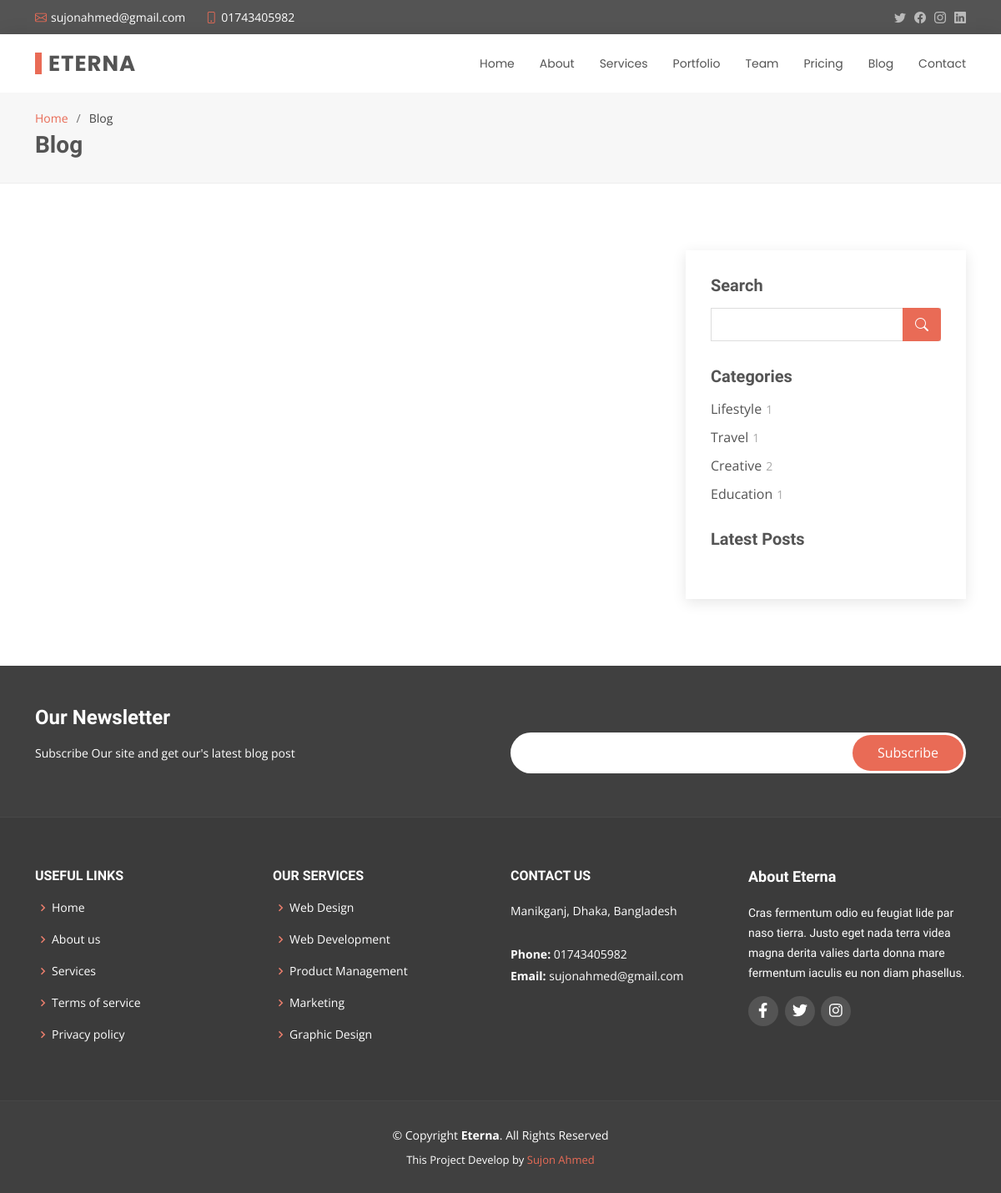
The app's page /cat_wise_post.php, older data.
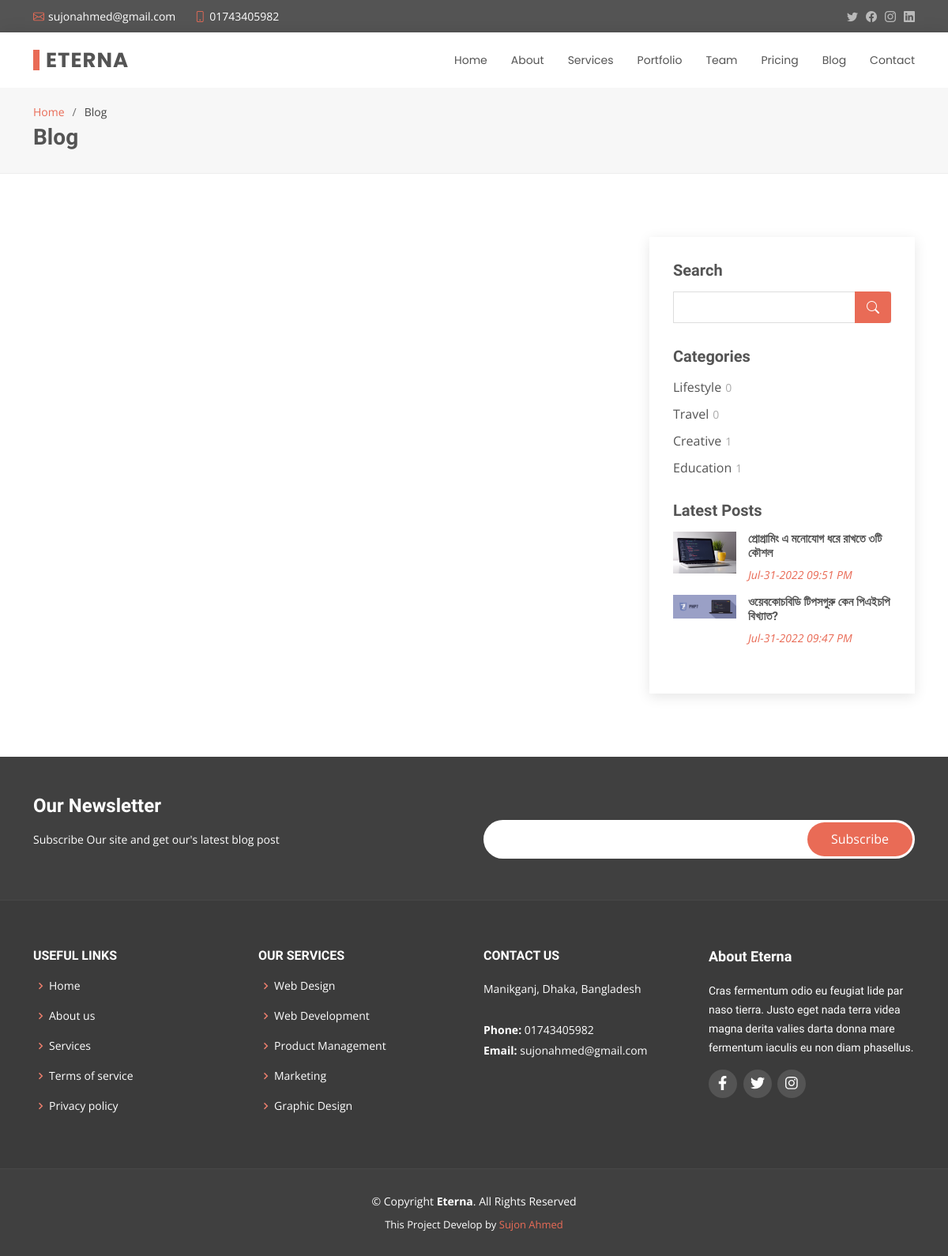
The same page, newer data.
### tables this page shows
CREATE TABLE `blog_category` (
  `blog_cat_id` int(11) NOT NULL,
  `blog_cat_name` varchar(25) NOT NULL,
  `blog_cat_created_at` datetime NOT NULL DEFAULT current_timestamp()
);

CREATE TABLE `social` (
  `social_id` int(11) NOT NULL,
  `social_name` varchar(80) NOT NULL,
  `social_icon` varchar(50) NOT NULL,
  `social_link` varchar(255) NOT NULL,
  `social_created` datetime NOT NULL DEFAULT current_timestamp()
);

CREATE TABLE `blog_post` (
  `blog_post_id` int(11) NOT NULL,
  `author_id` int(11) NOT NULL,
  `category_id` int(11) NOT NULL,
  `blog_post_title` varchar(255) NOT NULL,
  `blog_post_desc` longtext NOT NULL,
  `blog_post_image` varchar(80) NOT NULL,
  `blog_post_created_at` datetime NOT NULL DEFAULT current_timestamp()
);

### admin/main.php (called while the page is built, shortened)
<?php
    class Main{
        protected $host = 'localhost';
        protected $user = 'root';
        protected $pass = '';
        protected $db = 'eterna';
        protected $con;
        public function __construct()
        {
            $this->con = new mysqli($this->host,$this->user,$this->pass,$this->db);
        }
            public function get_cat()
            {
                $this->sql = "SELECT * FROM blog_category";
                  $this->result = $this->con->query($this->sql);
                  if($this->result == true){
                      return $this->result;
                  }else{
                      return false;
                  }
            }
            public function get_b_post_side()
            {
                $this->sql = "SELECT p.blog_post_id,p.author_id,p.category_id,p.blog_post_title,p.blog_post_desc,p.blog_post_image,p.blog_post_created_at,c.blog_cat_name,a.admin_name
                FROM blog_post p INNER JOIN blog_category c
                ON p.category_id = c.blog_cat_id
                INNER JOIN admin a
                ON p.author_id = a.admin_id ORDER BY p.blog_post_id DESC";
                $this->result = $this->con->query($this->sql);
                if($this->result == true){
                    return $this->result;
                }else{
                    return false;
                }
            }
            public function count_posts($blog_cat_id)
            {
                $this->sql = "SELECT category_id FROM `blog_post` WHERE category_id = '$blog_cat_id'";
                 $this->result = $this->con->query($this->sql);
                 if($this->result == true){
                     return $this->result->num_rows;
                 }else{
                     return false;
                 }
            }
            public function get_social()
            {
                $this->sql = "SELECT * FROM `social`";
                $this->result = $this->con->query($this->sql);
                if($this->result == true){
                    return $this->result;
                }else{
                    return false;
                }
            }
    }
?>

### cat_wise_post.php (the view, shortened to what the changed rows need)
<?php
  include 'font_header.php';
  $get_blog_post_side = $obj->get_b_post_side();
?>
  <main id="main">
    <section id="breadcrumbs" class="breadcrumbs">
      <div class="container">
        <h2>Blog</h2>
      </div>
    </section>
    <section id="blog" class="blog">
      <div class="container" data-aos="fade-up">
        <div class="row">
          <div class="col-lg-4">
            <div class="sidebar">
              <div class="sidebar-item categories">
                <ul>
                <?php
                    if($get_blog_category->num_rows > 0){
                      while($row = $get_blog_category->fetch_object()){
                        ?>
                          <li><a href="cat_wise_post.php?id=<?php echo $row->blog_cat_id; ?>"><?php echo $row->blog_cat_name; ?><span><?php echo $count_post = $obj->count_posts($row->blog_cat_id); ?></span></a></li>
                        <?php
                      }
                    }
                  ?>
                </ul>
              </div>
              <div class="sidebar-item recent-posts">
              <?php
                if($get_blog_post_side->num_rows > 0){
                  while($rows =  $get_blog_post_side->fetch_object()){
                    ?>
                  <div class="post-item clearfix">
                    <img src="<?php echo 'admin/uploads/blog/'.$rows->blog_post_image; ?>" alt="" class="img-fluid">
                    <h4><a href="blog-single.php?id=<?php echo $rows->blog_post_id; ?>"><?php echo $rows->blog_post_title; ?></a></h4>
                    <time><a href="blog-single.php?id=<?php echo $rows->blog_post_id; ?>"><?php echo date('M-d-Y h:i A',strtotime($rows->blog_post_created_at)); ?></a></time>
                  </div>
                  <?php
                  }
                }
              ?>
              </div>
            </div>
          </div>
        </div>
      </div>
    </section>
  </main>
  <?php include 'font_footer.php'; ?>

### font_footer.php (shortened to what the changed rows need)
<footer id="footer">
<div class="footer-top">
  <div class="container">
    <div class="row">
      <div class="col-lg-3 col-md-6 footer-info">
        <div class="social-links mt-3">
          <?php
            if($get_social_media->num_rows > 0){
              while($row = $get_social_media->fetch_object()){
                ?>
                  <a href="<?php echo $row->social_link; ?>" target="_blank" class="social"><i class="<?php echo $row->social_icon; ?>"></i></a>
                <?php
              }
            }
          ?>
        </div>
      </div>
    </div>
  </div>
</div>
</footer>
</body>
</html>

Row changes from the older to the newer data that the page shows:
computed for blog_category "Lifestyle": blog_cat_id "1" → "0"
computed for blog_category "Travel": blog_cat_id "1" → "0"
computed for blog_category "Creative": blog_cat_id "2" → "1"
now on this page (row edited): blog_post: blog_post_image (picture), blog_post_title "প্রোগ্রামিং এ মনোযোগ ধরে রাখতে ৩টি কৌশল", blog_post_created_at "Jul-31-2022 09:51 PM"
now on this page (row edited): blog_post: blog_post_image (picture), blog_post_title "ওয়েবকোচবিডি টিপসগুরু কেন পিএইচপি বিখ্যাত?", blog_post_created_at "Jul-31-2022 09:47 PM"
